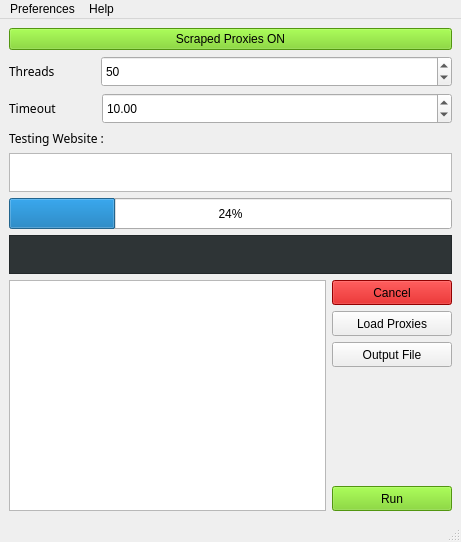
<?xml version="1.0" encoding="UTF-8"?>
<ui version="4.0">
 <class>MainWindow</class>
 <widget class="QMainWindow" name="MainWindow">
  <property name="geometry">
   <rect>
    <x>0</x>
    <y>0</y>
    <width>461</width>
    <height>542</height>
   </rect>
  </property>
  <property name="windowTitle">
   <string>ProxyScrape - v0.1</string>
  </property>
  <widget class="QWidget" name="centralwidget">
   <layout class="QGridLayout" name="gridLayout_2">
    <item row="0" column="0">
     <widget class="QPushButton" name="toggleProxyScrape">
      <property name="styleSheet">
       <string notr="true">background-color: rgb(115, 210, 22);</string>
      </property>
      <property name="text">
       <string>Scraped Proxies ON</string>
      </property>
     </widget>
    </item>
    <item row="1" column="0">
     <layout class="QHBoxLayout" name="horizontalLayout_3">
      <item>
       <widget class="QLabel" name="ThreadsLabel">
        <property name="minimumSize">
         <size>
          <width>71</width>
          <height>17</height>
         </size>
        </property>
        <property name="font">
         <font>
          <family>Manjari Bold</family>
         </font>
        </property>
        <property name="text">
         <string>Threads</string>
        </property>
       </widget>
      </item>
      <item>
       <widget class="QSpinBox" name="numberOfThreads">
        <property name="minimumSize">
         <size>
          <width>351</width>
          <height>31</height>
         </size>
        </property>
        <property name="minimum">
         <number>1</number>
        </property>
        <property name="maximum">
         <number>10000</number>
        </property>
        <property name="value">
         <number>50</number>
        </property>
       </widget>
      </item>
     </layout>
    </item>
    <item row="2" column="0">
     <layout class="QHBoxLayout" name="horizontalLayout_2">
      <item>
       <widget class="QLabel" name="TimeoutLabel">
        <property name="minimumSize">
         <size>
          <width>71</width>
          <height>17</height>
         </size>
        </property>
        <property name="font">
         <font>
          <family>Manjari Bold</family>
         </font>
        </property>
        <property name="text">
         <string>Timeout</string>
        </property>
       </widget>
      </item>
      <item>
       <widget class="QDoubleSpinBox" name="timeout">
        <property name="minimumSize">
         <size>
          <width>350</width>
          <height>31</height>
         </size>
        </property>
        <property name="maximum">
         <double>1000.000000000000000</double>
        </property>
        <property name="value">
         <double>10.000000000000000</double>
        </property>
       </widget>
      </item>
     </layout>
    </item>
    <item row="3" column="0">
     <widget class="QLabel" name="TestingWebsiteLabel">
      <property name="minimumSize">
       <size>
        <width>400</width>
        <height>17</height>
       </size>
      </property>
      <property name="font">
       <font>
        <family>Manjari Bold</family>
       </font>
      </property>
      <property name="text">
       <string>Testing Website :</string>
      </property>
     </widget>
    </item>
    <item row="4" column="0">
     <layout class="QGridLayout" name="gridLayout">
      <item row="0" column="0">
       <widget class="QTextEdit" name="websiteTxt">
        <property name="sizePolicy">
         <sizepolicy hsizetype="Preferred" vsizetype="Expanding">
          <horstretch>0</horstretch>
          <verstretch>0</verstretch>
         </sizepolicy>
        </property>
        <property name="minimumSize">
         <size>
          <width>441</width>
          <height>31</height>
         </size>
        </property>
        <property name="font">
         <font>
          <family>Manjari Bold</family>
         </font>
        </property>
       </widget>
      </item>
      <item row="1" column="0">
       <widget class="QProgressBar" name="progressBar">
        <property name="sizePolicy">
         <sizepolicy hsizetype="Preferred" vsizetype="Fixed">
          <horstretch>0</horstretch>
          <verstretch>0</verstretch>
         </sizepolicy>
        </property>
        <property name="minimumSize">
         <size>
          <width>441</width>
          <height>31</height>
         </size>
        </property>
        <property name="value">
         <number>24</number>
        </property>
       </widget>
      </item>
      <item row="2" column="0">
       <widget class="QPlainTextEdit" name="statusWindow">
        <property name="sizePolicy">
         <sizepolicy hsizetype="Preferred" vsizetype="Expanding">
          <horstretch>0</horstretch>
          <verstretch>0</verstretch>
         </sizepolicy>
        </property>
        <property name="minimumSize">
         <size>
          <width>441</width>
          <height>31</height>
         </size>
        </property>
        <property name="styleSheet">
         <string notr="true">color: rgb(211, 215, 207);
background-color: rgb(46, 52, 54);</string>
        </property>
        <property name="readOnly">
         <bool>true</bool>
        </property>
       </widget>
      </item>
     </layout>
    </item>
    <item row="5" column="0">
     <layout class="QHBoxLayout" name="horizontalLayout">
      <item>
       <widget class="QTextBrowser" name="proxyListWindow">
        <property name="minimumSize">
         <size>
          <width>310</width>
          <height>231</height>
         </size>
        </property>
        <property name="readOnly">
         <bool>false</bool>
        </property>
       </widget>
      </item>
      <item>
       <layout class="QVBoxLayout" name="verticalLayout_2">
        <item>
         <widget class="QPushButton" name="cancelButton">
          <property name="minimumSize">
           <size>
            <width>120</width>
            <height>25</height>
           </size>
          </property>
          <property name="styleSheet">
           <string notr="true">background-color: rgb(204, 0, 0);</string>
          </property>
          <property name="text">
           <string>Cancel</string>
          </property>
         </widget>
        </item>
        <item>
         <widget class="QPushButton" name="loadProxiesBtn">
          <property name="minimumSize">
           <size>
            <width>120</width>
            <height>25</height>
           </size>
          </property>
          <property name="text">
           <string>Load Proxies</string>
          </property>
         </widget>
        </item>
        <item>
         <widget class="QPushButton" name="outputFileBtn">
          <property name="minimumSize">
           <size>
            <width>120</width>
            <height>25</height>
           </size>
          </property>
          <property name="text">
           <string>Output File</string>
          </property>
         </widget>
        </item>
        <item>
         <spacer name="verticalSpacer">
          <property name="orientation">
           <enum>Qt::Vertical</enum>
          </property>
          <property name="sizeHint" stdset="0">
           <size>
            <width>20</width>
            <height>108</height>
           </size>
          </property>
         </spacer>
        </item>
        <item>
         <widget class="QPushButton" name="runButton">
          <property name="minimumSize">
           <size>
            <width>120</width>
            <height>25</height>
           </size>
          </property>
          <property name="styleSheet">
           <string notr="true">background-color: rgb(115, 210, 22);</string>
          </property>
          <property name="text">
           <string>Run</string>
          </property>
         </widget>
        </item>
       </layout>
      </item>
     </layout>
    </item>
   </layout>
  </widget>
  <widget class="QMenuBar" name="menubar">
   <property name="geometry">
    <rect>
     <x>0</x>
     <y>0</y>
     <width>461</width>
     <height>22</height>
    </rect>
   </property>
   <widget class="QMenu" name="menuSettings">
    <property name="title">
     <string>Preferences</string>
    </property>
    <addaction name="actionScraping"/>
    <addaction name="actionChecking"/>
    <addaction name="actionSettings"/>
   </widget>
   <widget class="QMenu" name="menuHelp">
    <property name="title">
     <string>Help</string>
    </property>
    <addaction name="actionHelp"/>
    <addaction name="actionAbout"/>
   </widget>
   <addaction name="menuSettings"/>
   <addaction name="menuHelp"/>
  </widget>
  <widget class="QStatusBar" name="statusbar"/>
  <action name="actionHelp">
   <property name="text">
    <string>Help</string>
   </property>
  </action>
  <action name="actionAbout">
   <property name="text">
    <string>About</string>
   </property>
  </action>
  <action name="actionSources">
   <property name="text">
    <string>Preferences</string>
   </property>
  </action>
  <action name="actionScraping">
   <property name="text">
    <string>Scraping</string>
   </property>
  </action>
  <action name="actionChecking">
   <property name="text">
    <string>Checking</string>
   </property>
  </action>
  <action name="actionSettings">
   <property name="text">
    <string>Settings</string>
   </property>
  </action>
 </widget>
 <resources/>
 <connections/>
</ui>
